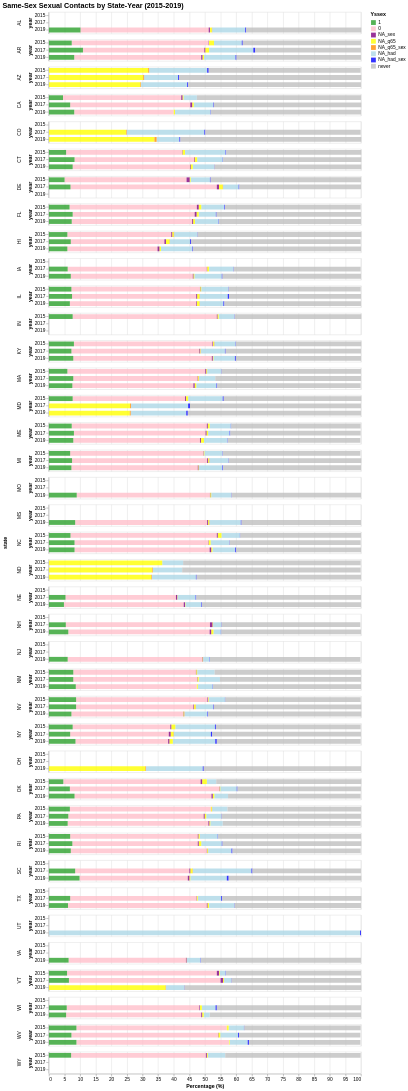

The specification (Vega-Lite) saved for this image:
### Vega-Lite specification from a JSON file in a GitHub repository (floating-point values rounded to 4 significant figures; data arrays with more than 128 entries replaced by an {"elided": "..."} marker saying what was removed)
{"config": {"view": {"continuousWidth": 400, "continuousHeight": 300}, "range": {"category": ["#2ca02c", "pink", "purple", "yellow", "darkorange", "lightblue", "blue", "silver"]}, "title": {"fontSize": 15}}, "data": {"name": "data-f86d5c60079c43eb614f31b3bab49433"}, "mark": {"type": "bar", "opacity": 0.8, "size": 10}, "encoding": {"color": {"field": "Yssex", "sort": {"field": "order", "order": "ascending"}, "type": "nominal"}, "order": {"field": "order", "type": "nominal"}, "row": {"field": "state", "spacing": 10, "type": "nominal"}, "tooltip": [{"field": "state", "title": "State", "type": "nominal"}, {"field": "year", "title": "Year", "type": "ordinal"}, {"field": "Yssex", "title": "Same-Sex Contact", "type": "nominal"}, {"field": "percent", "title": "Percent (%)", "type": "quantitative"}], "x": {"aggregate": "sum", "axis": {"title": "Percentage (%)"}, "field": "percent", "scale": {"domainMax": 100}, "type": "quantitative"}, "y": {"field": "year", "type": "ordinal"}}, "height": 45, "selection": {"selector002": {"type": "interval", "bind": "scales", "encodings": ["x", "y"]}}, "title": "Same-Sex Sexual Contacts by State-Year (2015-2019)", "transform": [{"calculate": "{'1':0, '0':1, 'NA_sex':2, 'NA_q65':3, 'NA_q65_sex':4, 'NA_had':5, 'NA_had_sex':6, 'never':7}[datum.Yssex]", "as": "order"}], "width": 650, "$schema": "https://vega.github.io/schema/vega-lite/v4.17.0.json", "datasets": {"data-f86d5c60079c43eb614f31b3bab49433": {"elided": "645 records"}}}
